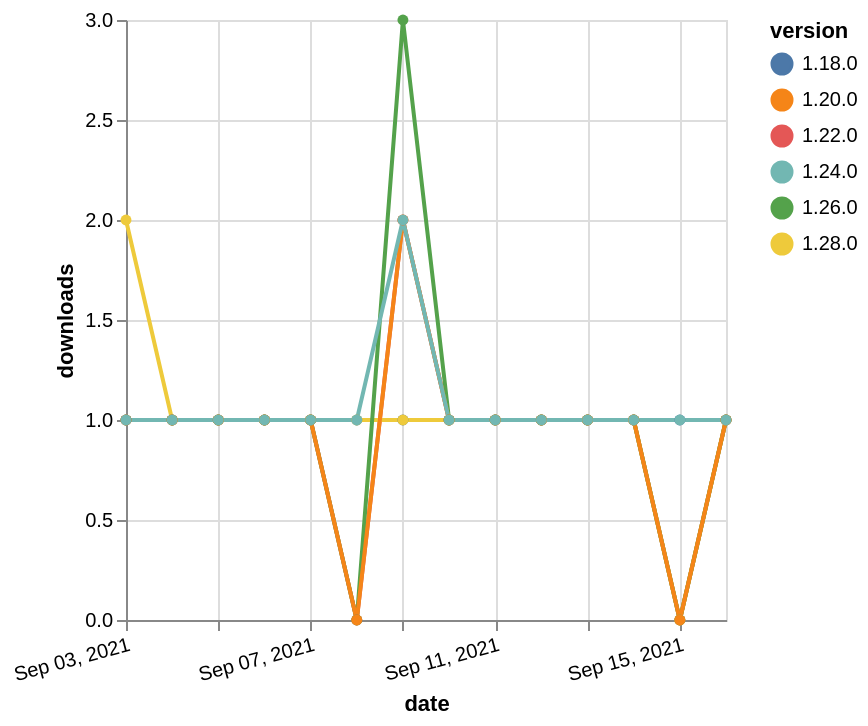

Describe this chart as a Vega-Lite specification.
### Vega-Lite specification from a JSON file in a GitHub repository (floating-point values rounded to 4 significant figures)
{"$schema": "https://vega.github.io/schema/vega-lite/v5.json", "description": "A simple bar chart with embedded data.", "data": {"values": [{"date": "2021-09-03", "total": 210, "delta": 1, "version": "1.18.0"}, {"date": "2021-09-04", "total": 211, "delta": 1, "version": "1.18.0"}, {"date": "2021-09-05", "total": 212, "delta": 1, "version": "1.18.0"}, {"date": "2021-09-06", "total": 213, "delta": 1, "version": "1.18.0"}, {"date": "2021-09-07", "total": 214, "delta": 1, "version": "1.18.0"}, {"date": "2021-09-08", "total": 215, "delta": 1, "version": "1.18.0"}, {"date": "2021-09-09", "total": 216, "delta": 1, "version": "1.18.0"}, {"date": "2021-09-10", "total": 217, "delta": 1, "version": "1.18.0"}, {"date": "2021-09-11", "total": 218, "delta": 1, "version": "1.18.0"}, {"date": "2021-09-12", "total": 219, "delta": 1, "version": "1.18.0"}, {"date": "2021-09-13", "total": 220, "delta": 1, "version": "1.18.0"}, {"date": "2021-09-14", "total": 221, "delta": 1, "version": "1.18.0"}, {"date": "2021-09-15", "total": 222, "delta": 1, "version": "1.18.0"}, {"date": "2021-09-16", "total": 223, "delta": 1, "version": "1.18.0"}, {"date": "2021-09-03", "total": 167, "delta": 1, "version": "1.22.0"}, {"date": "2021-09-04", "total": 168, "delta": 1, "version": "1.22.0"}, {"date": "2021-09-05", "total": 169, "delta": 1, "version": "1.22.0"}, {"date": "2021-09-06", "total": 170, "delta": 1, "version": "1.22.0"}, {"date": "2021-09-07", "total": 171, "delta": 1, "version": "1.22.0"}, {"date": "2021-09-08", "total": 171, "delta": 0, "version": "1.22.0"}, {"date": "2021-09-09", "total": 173, "delta": 2, "version": "1.22.0"}, {"date": "2021-09-10", "total": 174, "delta": 1, "version": "1.22.0"}, {"date": "2021-09-11", "total": 175, "delta": 1, "version": "1.22.0"}, {"date": "2021-09-12", "total": 176, "delta": 1, "version": "1.22.0"}, {"date": "2021-09-13", "total": 177, "delta": 1, "version": "1.22.0"}, {"date": "2021-09-14", "total": 178, "delta": 1, "version": "1.22.0"}, {"date": "2021-09-15", "total": 178, "delta": 0, "version": "1.22.0"}, {"date": "2021-09-16", "total": 179, "delta": 1, "version": "1.22.0"}, {"date": "2021-09-03", "total": 114, "delta": 2, "version": "1.28.0"}, {"date": "2021-09-04", "total": 115, "delta": 1, "version": "1.28.0"}, {"date": "2021-09-05", "total": 116, "delta": 1, "version": "1.28.0"}, {"date": "2021-09-06", "total": 117, "delta": 1, "version": "1.28.0"}, {"date": "2021-09-07", "total": 118, "delta": 1, "version": "1.28.0"}, {"date": "2021-09-08", "total": 119, "delta": 1, "version": "1.28.0"}, {"date": "2021-09-09", "total": 120, "delta": 1, "version": "1.28.0"}, {"date": "2021-09-10", "total": 121, "delta": 1, "version": "1.28.0"}, {"date": "2021-09-11", "total": 122, "delta": 1, "version": "1.28.0"}, {"date": "2021-09-12", "total": 123, "delta": 1, "version": "1.28.0"}, {"date": "2021-09-13", "total": 124, "delta": 1, "version": "1.28.0"}, {"date": "2021-09-14", "total": 125, "delta": 1, "version": "1.28.0"}, {"date": "2021-09-15", "total": 125, "delta": 0, "version": "1.28.0"}, {"date": "2021-09-16", "total": 126, "delta": 1, "version": "1.28.0"}, {"date": "2021-09-03", "total": 163, "delta": 1, "version": "1.26.0"}, {"date": "2021-09-04", "total": 164, "delta": 1, "version": "1.26.0"}, {"date": "2021-09-05", "total": 165, "delta": 1, "version": "1.26.0"}, {"date": "2021-09-06", "total": 166, "delta": 1, "version": "1.26.0"}, {"date": "2021-09-07", "total": 167, "delta": 1, "version": "1.26.0"}, {"date": "2021-09-08", "total": 167, "delta": 0, "version": "1.26.0"}, {"date": "2021-09-09", "total": 170, "delta": 3, "version": "1.26.0"}, {"date": "2021-09-10", "total": 171, "delta": 1, "version": "1.26.0"}, {"date": "2021-09-11", "total": 172, "delta": 1, "version": "1.26.0"}, {"date": "2021-09-12", "total": 173, "delta": 1, "version": "1.26.0"}, {"date": "2021-09-13", "total": 174, "delta": 1, "version": "1.26.0"}, {"date": "2021-09-14", "total": 175, "delta": 1, "version": "1.26.0"}, {"date": "2021-09-15", "total": 175, "delta": 0, "version": "1.26.0"}, {"date": "2021-09-16", "total": 176, "delta": 1, "version": "1.26.0"}, {"date": "2021-09-03", "total": 180, "delta": 1, "version": "1.20.0"}, {"date": "2021-09-04", "total": 181, "delta": 1, "version": "1.20.0"}, {"date": "2021-09-05", "total": 182, "delta": 1, "version": "1.20.0"}, {"date": "2021-09-06", "total": 183, "delta": 1, "version": "1.20.0"}, {"date": "2021-09-07", "total": 184, "delta": 1, "version": "1.20.0"}, {"date": "2021-09-08", "total": 184, "delta": 0, "version": "1.20.0"}, {"date": "2021-09-09", "total": 186, "delta": 2, "version": "1.20.0"}, {"date": "2021-09-10", "total": 187, "delta": 1, "version": "1.20.0"}, {"date": "2021-09-11", "total": 188, "delta": 1, "version": "1.20.0"}, {"date": "2021-09-12", "total": 189, "delta": 1, "version": "1.20.0"}, {"date": "2021-09-13", "total": 190, "delta": 1, "version": "1.20.0"}, {"date": "2021-09-14", "total": 191, "delta": 1, "version": "1.20.0"}, {"date": "2021-09-15", "total": 191, "delta": 0, "version": "1.20.0"}, {"date": "2021-09-16", "total": 192, "delta": 1, "version": "1.20.0"}, {"date": "2021-09-03", "total": 148, "delta": 1, "version": "1.24.0"}, {"date": "2021-09-04", "total": 149, "delta": 1, "version": "1.24.0"}, {"date": "2021-09-05", "total": 150, "delta": 1, "version": "1.24.0"}, {"date": "2021-09-06", "total": 151, "delta": 1, "version": "1.24.0"}, {"date": "2021-09-07", "total": 152, "delta": 1, "version": "1.24.0"}, {"date": "2021-09-08", "total": 153, "delta": 1, "version": "1.24.0"}, {"date": "2021-09-09", "total": 155, "delta": 2, "version": "1.24.0"}, {"date": "2021-09-10", "total": 156, "delta": 1, "version": "1.24.0"}, {"date": "2021-09-11", "total": 157, "delta": 1, "version": "1.24.0"}, {"date": "2021-09-12", "total": 158, "delta": 1, "version": "1.24.0"}, {"date": "2021-09-13", "total": 159, "delta": 1, "version": "1.24.0"}, {"date": "2021-09-14", "total": 160, "delta": 1, "version": "1.24.0"}, {"date": "2021-09-15", "total": 161, "delta": 1, "version": "1.24.0"}, {"date": "2021-09-16", "total": 162, "delta": 1, "version": "1.24.0"}]}, "width": "container", "mark": {"type": "line", "point": {"filled": true}}, "encoding": {"x": {"field": "date", "type": "temporal", "timeUnit": "yearmonthdate", "title": "date", "axis": {"labelAngle": -15}}, "y": {"field": "delta", "type": "quantitative", "title": "downloads"}, "color": {"field": "version", "type": "nominal"}, "tooltip": {"field": "delta"}}}
